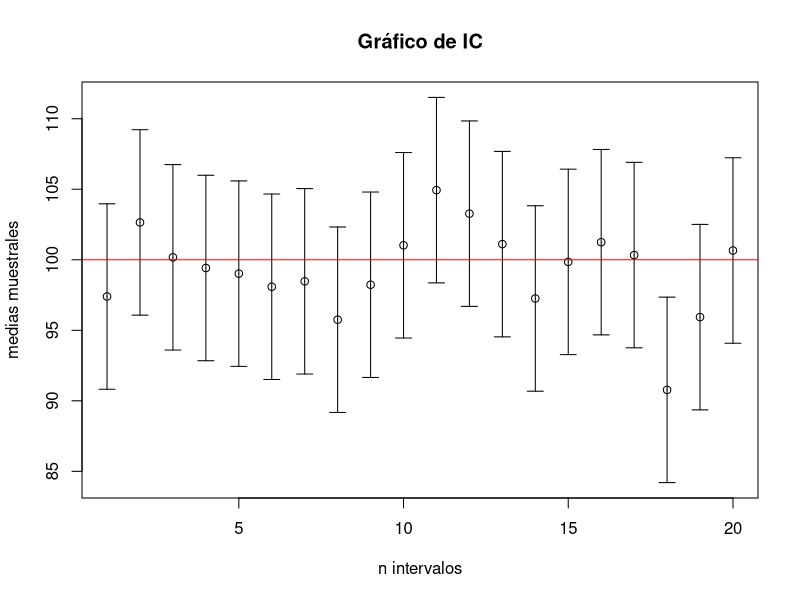
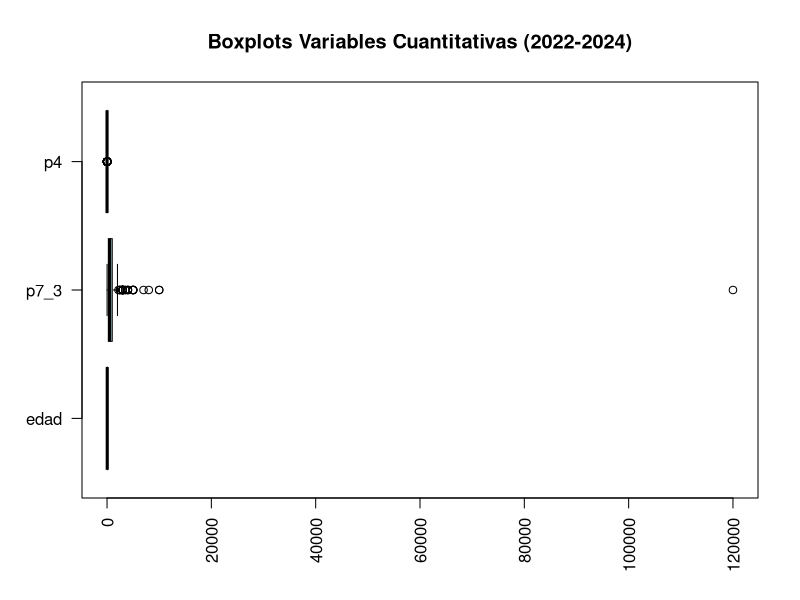
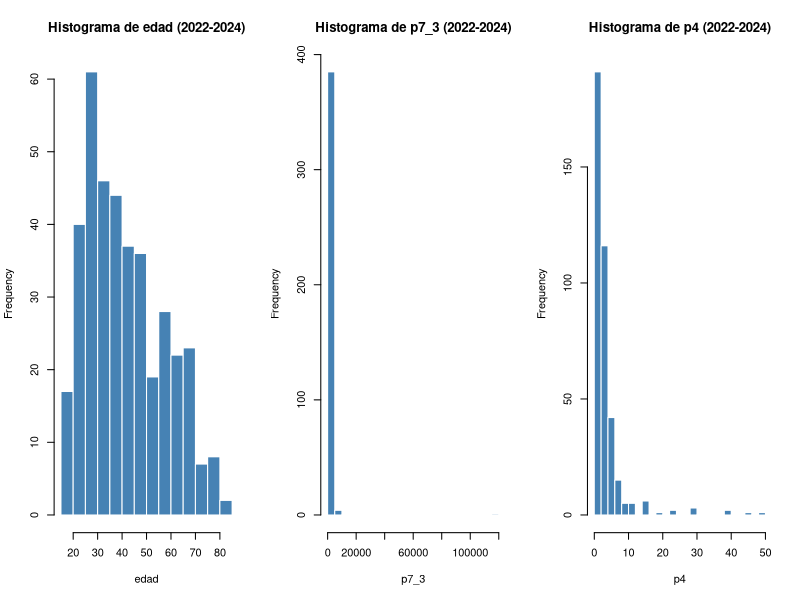
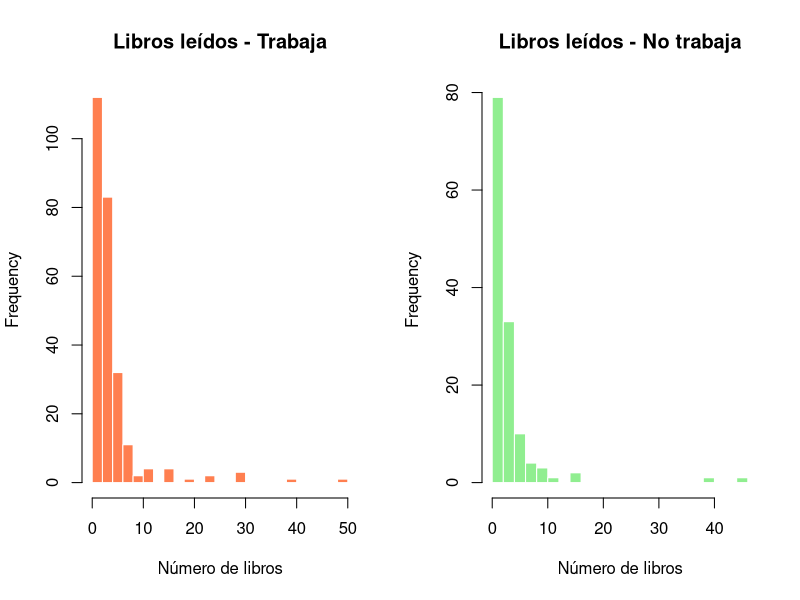

These charts were generated, in order, by the following R code: (Note: this script raises an error after producing the figures.)
## ---- chunk 1
knitr::opts_chunk$set(echo = TRUE)
library(plotrix)
library(dplyr)
## ---- chunk 2
#Nueva base de datos de los 3 años
M22L = read.csv("Datos2022Limpios.csv")
M23L = read.csv("Datos2023Limpios.csv")
M24L = read.csv("Datos2024Limpios.csv")

M2224 = bind_rows(M22L,M23L,M24L)

write.csv(M2224,"BasedeDatosMolec.csv",row.names = FALSE)
## ---- chunk 3
n = 20 # u otro valor como 50, 100
media = 100 # Media de población
DE = 15 # Desviación estándar depoblación
ErrorEst= DE/sqrt(n)
X_ = rnorm(n, media, ErrorEst)
E = 1.96*DE/sqrt(n) # E = Error máximo
plotCI(1:n,X_, E ,main="Gráfico de IC", , xlab
= "n intervalos", ylab = "medias muestrales")
abline(h = 100, col = "red")

## ---- chunk 4
alfa1 = 0.04
nc = 1 - alfa1

LI1= M2224 %>% filter(nivel <= 4) %>% pull(p7_3)
LS1= M2224 %>% filter(nivel >= 7) %>% pull(p7_3)

n11 = length(LI1)
n21 = length(LS1)

x1bar = mean(LI1)
x2bar = mean(LS1)

s11 = var(LI1)
s21 = var(LS1)

t1 = (x1bar - x2bar) / sqrt(s11/n11 + s21/n21)

zf1 = qnorm(alfa1)

df1 = (s11/n11 + s21/n21)^2 /  ( (s11/n11)^2/(n11-1) + (s21/n21)^2/(n21-1) )

#Cola izquierda porque buscamos un valor menor
p1 = pt(t1, df1)

cat("Estadístico de prueba t =",t1,"\nValor crítico zf =",zf1,"\nValor p =",p1)
## ---- chunk 5
t.test(LI1, LS1, alternative = "less", var.equal = FALSE, conf.level = 0.96)
## ---- chunk 6
trabaja= M2224 %>% filter(cond_act == 1) %>% pull(p4)
no_trabaja= M2224 %>% filter(cond_act != 1) %>% pull(p4)

n12 = length(trabaja)
n22 = length(no_trabaja)

x1bar2 = mean(trabaja)
x2bar2 = mean(no_trabaja)

s12 = var(trabaja)
s22 = var(no_trabaja)

t2 = (x1bar2 - x2bar2) / sqrt(s12/n12 + s22/n22)

zf2 = qnorm(1-alfa1/2)

df2 = (s12/n12 + s22/n22)^2 /  ( (s12/n12)^2/(n12-1) + (s22/n22)^2/(n22-1) )

#Prueba de 2 colas
p2 = 2*pt(-abs(t2), df2)

SE = sqrt(s12/n12 + s22/n22)
tc2 = qt(1 - alfa1/2, df2)
LI2 = (x1bar2 - x2bar2) - tc2 * SE
LS2 = (x1bar2 - x2bar2) + tc2 * SE

cat("Estadístico de prueba t =",t2,"\nValor crítico zf =",zf2,"\nValor p =",p2)
cat("\nIntervalo: [",LI2,",",LS2,"]")
## ---- chunk 7
t.test(trabaja, no_trabaja, alternative = "two.sided", var.equal = FALSE, conf.level = 0.96)
## ---- chunk 8
hombres=M2224 %>% filter(sexo == 1) %>% pull(p4)
mujeres=M2224 %>% filter(sexo == 2) %>% pull(p4)

t.test(hombres, mujeres, alternative = "two.sided",var.equal = TRUE, conf.level = 0.96)

## ---- chunk 9
# Seleccionar solo las variables cuantitativas
Datos_cuant_combinados = M2224[, c("edad", "p7_3", "p4")]

par(mfrow = c(1,1))
boxplot(Datos_cuant_combinados, horizontal = TRUE, 
        main = "Boxplots Variables Cuantitativas (2022-2024)", 
        col = "lightblue", las = 2)
par(mfrow = c(1,1))
## ---- chunk 10
par(mfrow = c(1,3))
for (v in names(Datos_cuant_combinados)) {
  hist(Datos_cuant_combinados[[v]], 
       main = paste("Histograma de", v, "(2022-2024)"), 
       xlab = v, col = "steelblue", border = "white",
       breaks = 20)
}
par(mfrow = c(1,1))
## ---- chunk 11
par(mfrow = c(1,2))

# Histograma para quienes trabajan
hist(trabaja, 
     main = "Libros leídos - Trabaja", 
     xlab = "Número de libros", 
     col = "coral", 
     border = "white",
     breaks = 20)

# Histograma para quienes no trabajan
hist(no_trabaja, 
     main = "Libros leídos - No trabaja", 
     xlab = "Número de libros", 
     col = "lightgreen", 
     border = "white",
     breaks = 20)

par(mfrow = c(1,1))
## ---- chunk 12
# Función de análisis cuantitativo
analisis_cuant = function(x){
  x = as.numeric(x)
  x = x[!is.na(x)]
  
  if(length(x) < 2){
    return(data.frame(
      Media = NA, Mediana = NA, Rango_Medio = NA, Desviacion = NA,
      Coef_Variacion = NA, Q1 = NA, Q2 = NA, Q3 = NA,
      Sesgo = NA, Curtosis = NA
    ))
  }
  
  media = mean(x)
  mediana = median(x)
  rango_medio = (max(x) + min(x)) / 2
  desv = sd(x)
  coef_var = ifelse(media != 0, (desv / media) * 100, NA)
  cuartiles = quantile(x, probs = c(0.25, 0.5, 0.75))
  
  if (desv > 0){
    sesgo = sum((x - media)^3) / (length(x) * desv^3)
    curtosis = sum((x - media)^4) / (length(x) * desv^4)
  } else {
    sesgo = NA
    curtosis = NA
  }
  
  data.frame(
    Media = round(media, 2),
    Mediana = round(mediana, 2),
    Rango_Medio = round(rango_medio, 2),
    Desviacion = round(desv, 2),
    CV = round(coef_var, 2),
    Q1 = round(cuartiles[1], 2),
    Q2 = round(cuartiles[2], 2),
    Q3 = round(cuartiles[3], 2),
    Sesgo = round(sesgo, 2),
    Curtosis = round(curtosis, 2)
  )
}

# Aplicar análisis a datos combinados
tabla_cuant_combinada = lapply(Datos_cuant_combinados, analisis_cuant)
tabla_cuant_combinada = do.call(rbind, tabla_cuant_combinada)
rownames(tabla_cuant_combinada) = names(Datos_cuant_combinados)

kable(tabla_cuant_combinada, 
      caption = "Tabla 1. Medidas descriptivas de variables cuantitativas (2022-2024)") %>%
  kable_styling(full_width = TRUE, bootstrap_options = c("striped","hover"))
## ---- chunk 13
par(mfrow = c(1,2))

# Boxplot del gasto por nivel educativo
boxplot(p7_3 ~ nivel, data = M2224,
        main = "Gasto en libros por nivel educativo",
        xlab = "Nivel educativo",
        ylab = "Gasto (pesos)",
        col = "lavender",
        las = 2)

# Histograma comparativo
hist(LI1, 
     main = "Comparación de gasto en libros", 
     xlab = "Gasto (pesos)", 
     col = rgb(1,0,0,0.5), 
     border = "white",
     breaks = 30,
     ylim = c(0, max(c(length(LI1[LI1 < 5000]), length(LS1[LS1 < 5000])))))
hist(LS1, 
     col = rgb(0,0,1,0.5), 
     border = "white",
     breaks = 30,
     add = TRUE)
legend("topright", 
       legend = c("Nivel bajo (≤4)", "Nivel alto (≥7)"), 
       fill = c(rgb(1,0,0,0.5), rgb(0,0,1,0.5)))

par(mfrow = c(1,1))
